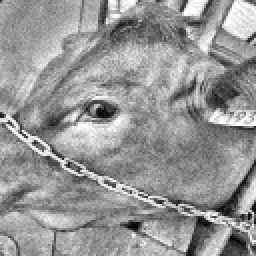
#> input picture iris-training/iris_augmented/Vaca13/20260316_111416_hough_noise.png, 128 x 128 px (shown 2 times larger)
$ python -i 02_recortar_iris.py   (imports and definitions only)
#> lines starting #> are read from the running program, lines starting #| are printed output that depends on the picture
"""
02_recortar_iris.py
Fase 2: Detección y recorte del iris en imágenes completas de ojo/cabeza de vaca.
Usa HoughCircles como método principal; recorte central como fallback.
Aplica escala de grises + CLAHE después del recorte.
"""

import cv2
import numpy as np
import csv
import traceback
from pathlib import Path

# ─────────────────────────── CONFIGURACIÓN ───────────────────────────
INPUT_CSV      = Path(__file__).parent / "dataset.csv"
OUTPUT_DIR     = Path(__file__).parent / "iris_recortados"
OUTPUT_CSV     = Path(__file__).parent / "dataset_recortado.csv"
IMG_SIZE       = 128          # Tamaño final cuadrado en píxeles
CLAHE_CLIP     = 2.0          # Límite de clip para CLAHE
CLAHE_GRID     = (8, 8)       # Tamaño de grilla para CLAHE
MAX_DIM        = 1000         # Redimensionar imagen antes de Hough (más rápido)
# ─────────────────────────────────────────────────────────────────────


def aplicar_clahe(gray: np.ndarray) -> np.ndarray:
    """Mejora el contraste local con CLAHE."""
    clahe = cv2.createCLAHE(clipLimit=CLAHE_CLIP, tileGridSize=CLAHE_GRID)
    return clahe.apply(gray)


def recortar_region(img: np.ndarray, cx: int, cy: int, r: int) -> np.ndarray:
    """Recorta una región cuadrada centrada en (cx, cy) con margen = r."""
    margen = int(r * 1.2)  # 20% extra alrededor del radio detectado
    h, w = img.shape[:2]
    x1 = max(0, cx - margen)
    y1 = max(0, cy - margen)
    x2 = min(w, cx + margen)
    y2 = min(h, cy + margen)
    return img[y1:y2, x1:x2]


# [10 lines left out: function recorte_central, not called in this run]


def detectar_iris_hough(gray: np.ndarray) -> tuple[int, int, int] | None:
    """
    Detecta el círculo más probable del iris usando HoughCircles.
    Retorna (cx, cy, radio) o None si no se detecta nada confiable.
    """
    h, w = gray.shape
    min_r = int(min(h, w) * 0.10)   # radio mínimo: 10% del lado corto
    max_r = int(min(h, w) * 0.45)   # radio máximo: 45% del lado corto

    # Suavizar antes de Hough para reducir ruido de celular
    blurred = cv2.GaussianBlur(gray, (9, 9), 2)

    circles = cv2.HoughCircles(
        blurred,
        cv2.HOUGH_GRADIENT,
        dp=1.2,
        minDist=int(min(h, w) * 0.3),
        param1=60,
        param2=30,
        minRadius=min_r,
        maxRadius=max_r,
    )

    if circles is None:
        return None

    circles = np.round(circles[0]).astype(int)
    # Tomar el círculo más grande detectado (suele ser el iris)
    mejor = sorted(circles, key=lambda c: c[2], reverse=True)[0]
    return int(mejor[0]), int(mejor[1]), int(mejor[2])


def procesar_imagen(ruta: str) -> np.ndarray | None:
    """
    Carga, detecta iris, recorta, redimensiona y aplica CLAHE.
    Retorna la imagen procesada o None si falla completamente.
    """
    img = cv2.imread(ruta)
#> img is the input picture: shape (128, 128, 3); min 0, max 255, mean 149.6
    if img is None:
        return None

    # Reducir resolución antes de Hough para velocidad (fotos de celular son muy grandes)
    h, w = img.shape[:2]
#> h = 128; w = 128
    if max(h, w) > MAX_DIM:
        scale = MAX_DIM / max(h, w)
        img = cv2.resize(img, (int(w * scale), int(h * scale)), interpolation=cv2.INTER_AREA)

    gray = cv2.cvtColor(img, cv2.COLOR_BGR2GRAY)
    resultado = detectar_iris_hough(gray)
#> in detectar_iris_hough, `blurred = cv2.GaussianBlur(gray, (9, 9), 2)`:
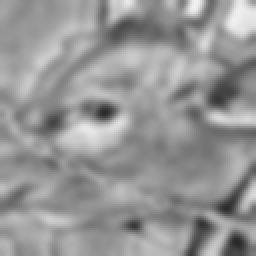
#> blurred: shape (128, 128) (shown 2 times larger); min 39, max 241, mean 149.7
#> in detectar_iris_hough, `circles = cv2.HoughCircles( blurred, cv2.HOUGH_GRADIENT, dp=1.2, minDi..`: circles = [[73.8, 57, 56.28], [43.8, 25.8, 19.08]]
#> in detectar_iris_hough, `circles = np.round(circles[0]).astype(int)`: circles = [[74, 57, 56], [44, 26, 19]]
#> in detectar_iris_hough, `mejor = sorted(circles, key=lambda c: c[2], reverse=True)[0]`: mejor = [74, 57, 56]
#> resultado = (74, 57, 56)

    if resultado is not None:
        cx, cy, r = resultado
#> cx = 74; cy = 57; r = 56
        recorte = recortar_region(gray, cx, cy, r)
#> in recortar_region, `margen = int(r * 1.2)`: margen = 67
#> in recortar_region, `x1 = max(0, cx - margen)`: x1 = 7
#> in recortar_region, `y1 = max(0, cy - margen)`: y1 = 0
#> in recortar_region, `x2 = min(w, cx + margen)`: x2 = 128
#> in recortar_region, `y2 = min(h, cy + margen)`: y2 = 124
#> in recortar_region, `return img[y1:y2, x1:x2]`:
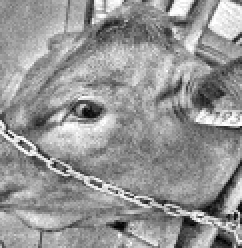
#> returned value: shape (124, 121) (shown 2 times larger); min 0, max 255, mean 149.3
        metodo = "hough"
    else:
        recorte = recorte_central(gray, fraccion=0.45)
        metodo = "central"

    if recorte.size == 0:
        return None

    recorte_resized = cv2.resize(recorte, (IMG_SIZE, IMG_SIZE), interpolation=cv2.INTER_AREA)
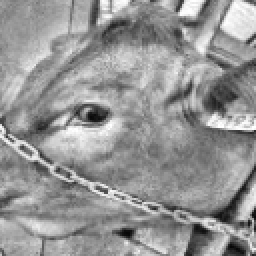
#> recorte_resized: shape (128, 128) (shown 2 times larger); min 6, max 255, mean 149.2
    recorte_mejorado = aplicar_clahe(recorte_resized)
#> in aplicar_clahe, `return clahe.apply(gray)`:
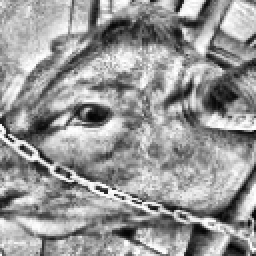
#> returned value: shape (128, 128) (shown 2 times larger); min 2, max 255, mean 151.9
    return recorte_mejorado, metodo


# [69 lines left out: function procesar_dataset, not called in this run]


# [2 lines not run here, left out]

>>> result = procesar_imagen('iris_augmented/Vaca13/20260316_111416_hough_noise.png')

$ run again, on iris-training/iris_augmented/Vaca13/20260316_111417_hough_noise.png
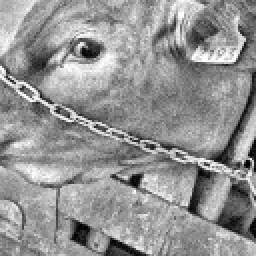
#> input picture iris-training/iris_augmented/Vaca13/20260316_111417_hough_noise.png, 128 x 128 px (shown 2 times larger)
#> in procesar_imagen, img is the input picture: shape (128, 128, 3); min 0, max 255, mean 147.6
#> in detectar_iris_hough, `blurred = cv2.GaussianBlur(gray, (9, 9), 2)`:
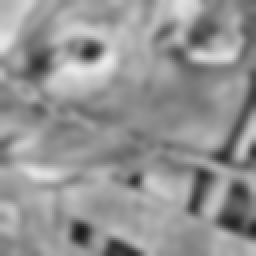
#> blurred: shape (128, 128) (shown 2 times larger); min 27, max 233, mean 147.6
#> in detectar_iris_hough, `circles = cv2.HoughCircles( blurred, cv2.HOUGH_GRADIENT, dp=1.2, minDi..`: circles = [[78.6, 45, 41.76], [41.4, 29.4, 36.24], [87, 89.4, 19.2], [47.4, 106.2, 21.96]]
#> in detectar_iris_hough, `circles = np.round(circles[0]).astype(int)`: circles = [[79, 45, 42], [41, 29, 36], [87, 89, 19], [47, 106, 22]]
#> mejor = [79, 45, 42]
#> resultado = (79, 45, 42)
#> cx = 79; cy = 45; r = 42
#> margen = 50
#> x1 = 29
#> y1 = 0
#> x2 = 128
#> y2 = 95
#> in aplicar_clahe, `return clahe.apply(gray)`:
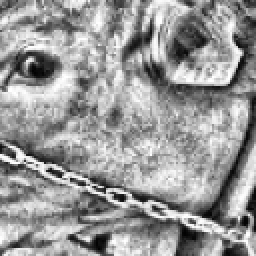
#> returned value: shape (128, 128) (shown 2 times larger); min 2, max 255, mean 151.8

$ run again, on iris-training/iris_augmented/Vaca13/20260316_111419_hough_noise.png
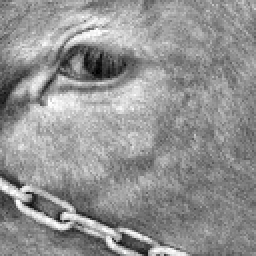
#> input picture iris-training/iris_augmented/Vaca13/20260316_111419_hough_noise.png, 128 x 128 px (shown 2 times larger)
#> in procesar_imagen, img is the input picture: shape (128, 128, 3); min 0, max 255, mean 146.1
#> in detectar_iris_hough, `blurred = cv2.GaussianBlur(gray, (9, 9), 2)`:
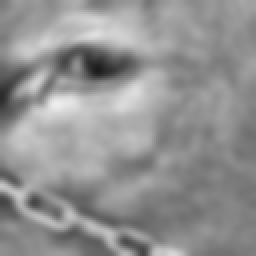
#> blurred: shape (128, 128) (shown 2 times larger); min 27, max 238, mean 146.1
#> in detectar_iris_hough, `circles = cv2.HoughCircles( blurred, cv2.HOUGH_GRADIENT, dp=1.2, minDi..`: circles = [[66.6, 63, 51]]
#> in detectar_iris_hough, `circles = np.round(circles[0]).astype(int)`: circles = [[67, 63, 51]]
#> mejor = [67, 63, 51]
#> resultado = (67, 63, 51)
#> cx = 67; cy = 63; r = 51
#> margen = 61
#> x1 = 6
#> y1 = 2
#> x2 = 128
#> y2 = 124
#> in aplicar_clahe, `return clahe.apply(gray)`:
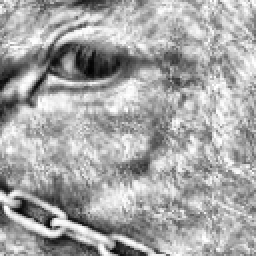
#> returned value: shape (128, 128) (shown 2 times larger); min 2, max 255, mean 166.6

$ run again, on iris-training/iris_augmented/Vaca13/20260316_111420_hough_noise.png
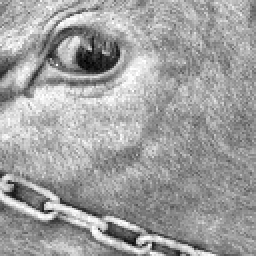
#> input picture iris-training/iris_augmented/Vaca13/20260316_111420_hough_noise.png, 128 x 128 px (shown 2 times larger)
#> in procesar_imagen, img is the input picture: shape (128, 128, 3); min 0, max 255, mean 159.6
#> in detectar_iris_hough, `blurred = cv2.GaussianBlur(gray, (9, 9), 2)`:
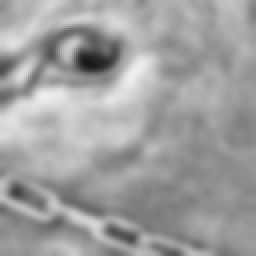
#> blurred: shape (128, 128) (shown 2 times larger); min 24, max 239, mean 159.7
#> in detectar_iris_hough, `circles = cv2.HoughCircles( blurred, cv2.HOUGH_GRADIENT, dp=1.2, minDi..`: circles = [[59.4, 57, 52.32], [39, 19.8, 20.16]]
#> in detectar_iris_hough, `circles = np.round(circles[0]).astype(int)`: circles = [[59, 57, 52], [39, 20, 20]]
#> mejor = [59, 57, 52]
#> resultado = (59, 57, 52)
#> cx = 59; cy = 57; r = 52
#> margen = 62
#> x1 = 0
#> x2 = 121
#> y2 = 119
#> in aplicar_clahe, `return clahe.apply(gray)`:
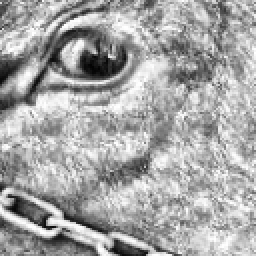
#> returned value: shape (128, 128) (shown 2 times larger); min 3, max 255, mean 165.9
